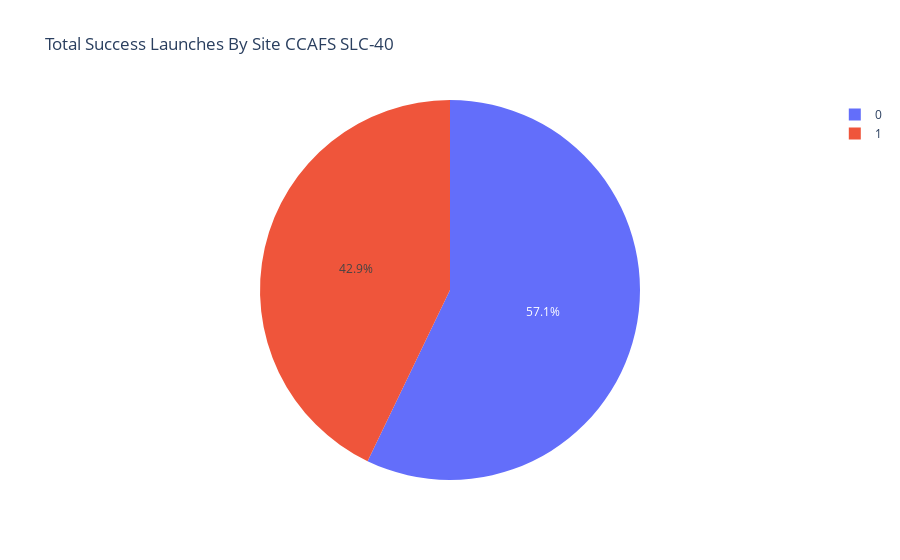

Notebook source saved alongside this figure:
### Code cell
gh2 = df.loc[df["Launch Site"] == "CCAFS SLC-40"]
fig = px.pie(gh2,names="class",title='Total Success Launches By Site CCAFS SLC-40')
fig.show()

### Figure 1 — Plotly figure (JSON) as saved in the notebook; plotly's stock layout.template omitted (floating-point values rounded to 4 significant figures)
{"data": [{"domain": {"x": [0, 1], "y": [0, 1]}, "hovertemplate": "class=%{label}<extra></extra>", "labels": [1, 1, 0, 0, 0, 1, 0], "legendgroup": "", "name": "", "showlegend": true, "type": "pie"}], "layout": {"legend": {"tracegroupgap": 0}, "title": {"text": "Total Success Launches By Site CCAFS SLC-40"}}}
